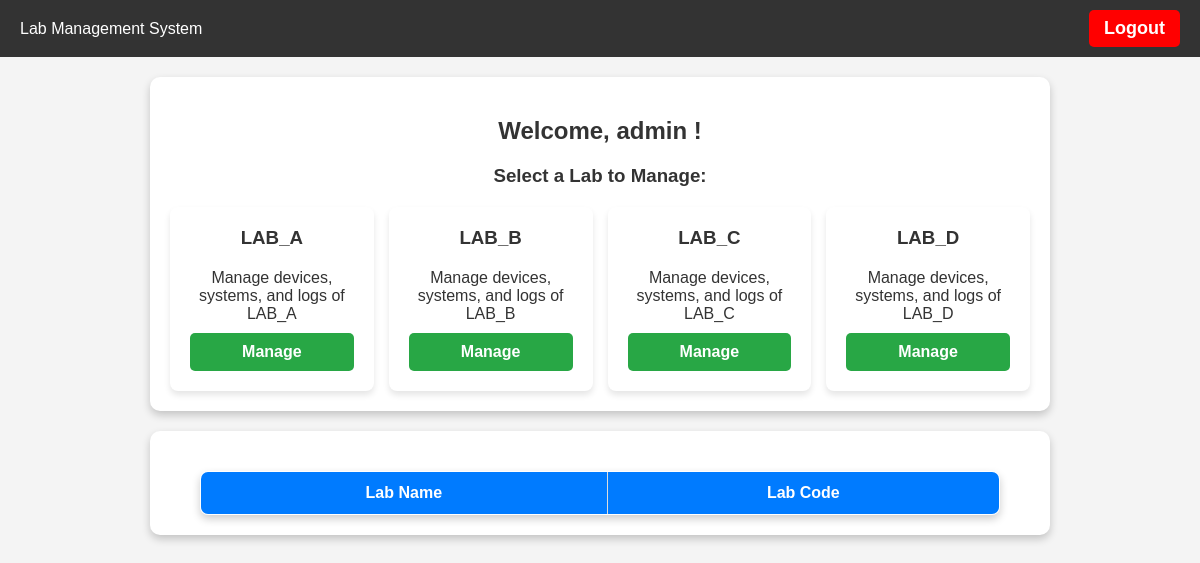
Page /admin/dashboard.php (signed in) on the earlier database version.
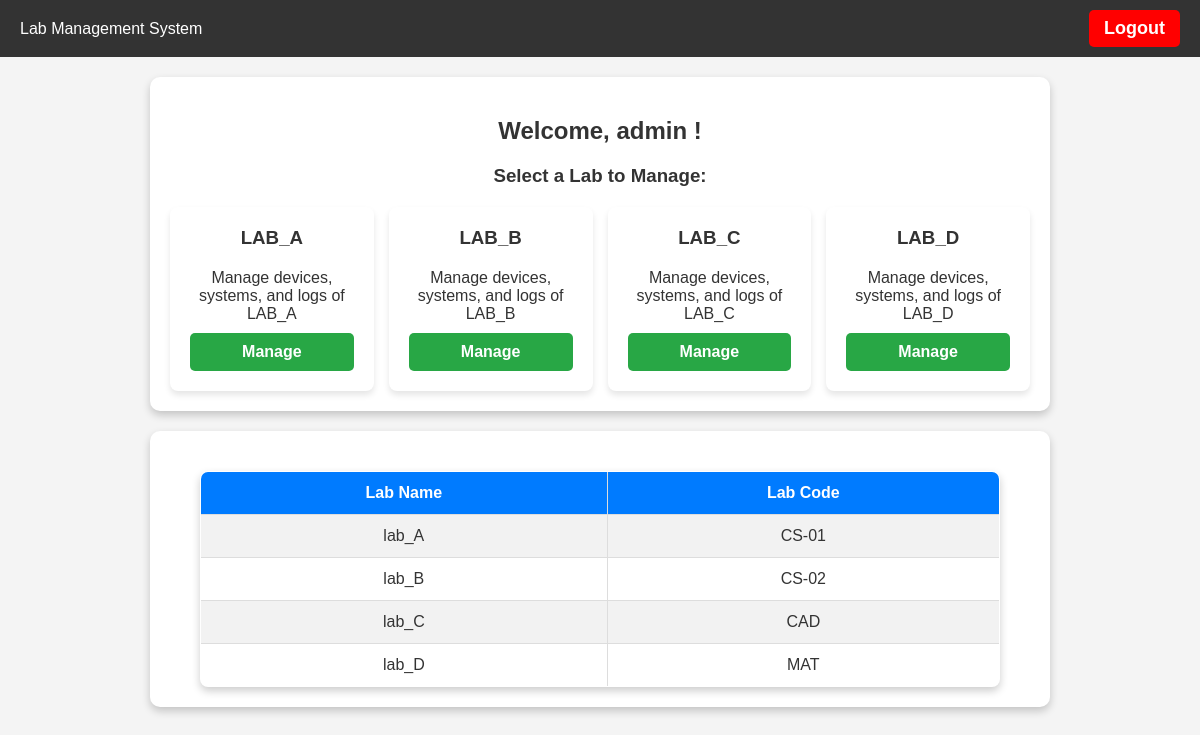
Same page on the later database version.
### tables this page shows
CREATE TABLE labs (
    id INT AUTO_INCREMENT PRIMARY KEY,
    lab_name VARCHAR(100) UNIQUE NOT NULL,
    database_name VARCHAR(100) UNIQUE NOT NULL
);

### admin/dashboard.php (the view, shortened to what this page needs)
<?php
include '../include/db.php';
$labs = ["lab_A", "lab_B", "lab_C", "lab_D"];
?>
<!DOCTYPE html>
<html lang="en">
<head>
    <link rel="stylesheet" href="../assets/style.css">
</head>
<body>
<div class="navbar">
    <span>Lab Management System</span>
    <a href="../public/logout.php" class="logout-btn">Logout</a>
</div>
<div class="container">
    <h2>Welcome, <?php echo $_SESSION['username']; ?> !</h2>
    <h3>Select a Lab to Manage:</h3>
    <div class="lab-grid">
        <?php foreach ($labs as $lab) { ?>
            <div class="lab-card">
                <h3><?php echo strtoupper($lab); ?></h3>
                <p>Manage devices, systems, and logs of <?php echo strtoupper($lab); ?></p>
                <a href="lab_panel.php?lab=<?php echo $lab; ?>">Manage</a>
            </div>
        <?php } ?>
    </div>
</div>
<div class="container">
    <table>
        <?php
        $conn->select_db("main_auth");
        $query = "SELECT lab_name, database_name FROM labs";
        $labcode = $conn->query($query);
        ?>
        <tr>
            <th>Lab Name</th>
            <th>Lab Code</th>
        </tr>
        <?php while ($lab1 = $labcode->fetch_assoc()) { ?>
        <tr>
            <td><?php echo htmlspecialchars($lab1['database_name']); ?></td>
            <td><?php echo htmlspecialchars($lab1['lab_name']); ?></td>
        </tr>
        <?php } ?>
    </table>
</div>
</body>
</html>

### assests/style.css (style rules this page uses)
* { margin: 0; padding: 0; box-sizing: border-box; font-family: Arial, sans-serif; }
body { background-color: #f4f4f4; color: #333; text-align: center; padding: 20px; }
h2, h3 { margin-bottom: 20px; }
table { width: 100%; max-width: 800px; margin: auto; border-collapse: collapse; background: white; }
table, th, td { border: 1px solid #ddd; padding: 10px; text-align: center; }
th { background-color: #007bff; color: white; }
a { color: #007bff; text-decoration: none; font-weight: bold; }

### admin/dashboard.php (style rules this page uses)
body { font-family: Arial, sans-serif; margin: 0; padding: 0; background-color: #f4f4f4; text-align: center; }
.navbar { background-color: #333; padding: 15px; color: white; display: flex; justify-content: space-between; align-items: center; padding: 10px 20px; }
.navbar a { color: white; text-decoration: none; font-size: 18px; font-weight: bold; }
h2 { margin-top: 20px; color: #333; }
.container { max-width: 900px; margin: 20px auto; padding: 20px; background: white; border-radius: 10px; box-shadow: 0 4px 8px rgba(0, 0, 0, 0.2); }
.lab-grid { display: grid; grid-template-columns: repeat(auto-fit, minmax(200px, 1fr)); gap: 15px; margin-top: 20px; padding: 0; }
.lab-card { background: #fff; padding: 20px; border-radius: 8px; box-shadow: 0 4px 6px rgba(0, 0, 0, 0.1); transition: transform 0.2s ease-in-out; }
.lab-card a { text-decoration: none; font-weight: bold; color: #333; display: block; padding: 10px; background: #28a745; color: white; border-radius: 5px; margin-top: 10px; }
.logout-btn { background: red; color: white; padding: 8px 15px; border-radius: 5px; text-decoration: none; font-weight: bold; }
table { width: 100%; border-collapse: collapse; background: white; margin-top: 20px; border-radius: 8px; overflow: hidden; box-shadow: 0 4px 8px rgba(0, 0, 0, 0.2); }
th, td { padding: 12px; text-align: center; border-bottom: 1px solid #ddd; border-right: 1px solid #ddd; }
th { background: #007bff; color: white; font-size: 16px; }
tr:nth-child(even) { background: #f2f2f2; }

Differences in the rows shown:
added labs: database_name "lab_A", lab_name "CS-01"
added labs: database_name "lab_B", lab_name "CS-02"
added labs: database_name "lab_C", lab_name "CAD"
added labs: database_name "lab_D", lab_name "MAT"
